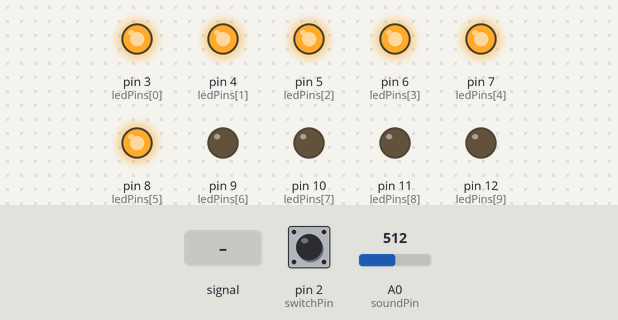
Bench run of a sketch on a simulated Arduino Uno, built with avr-gcc and run on an emulated ATmega328P. Parts: output pins drawn as LEDs (lit = HIGH). The inputs (shaded band) are chosen by the test bench; at power-on: pin 2 (switchPin) LOW, A0 (soundPin) = 512.

Above: at 1.2 s.
1.3 s: A0 (soundPin) fed a 200 Hz sine of ±81 counts around its level
At 2.3 s:
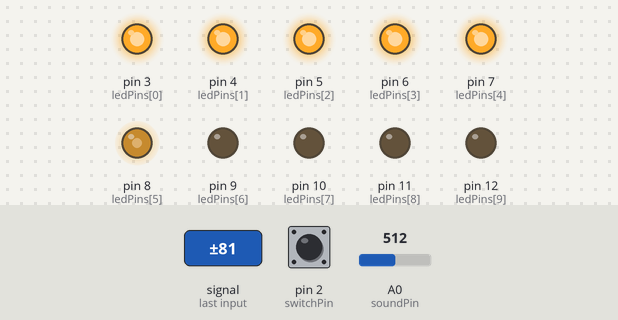
2.8 s: pin 2 (switchPin) pulled HIGH for 3.2 s
At 5.8 s:
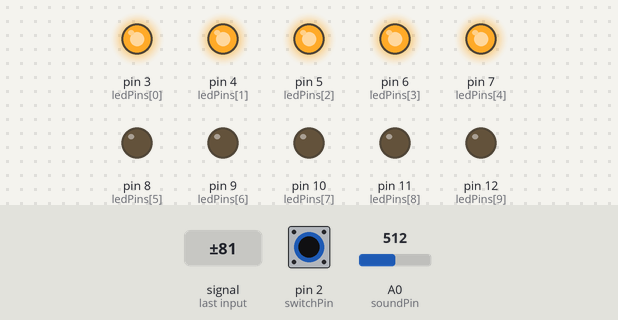
7.5 s: A0 (soundPin) set to 716
At 7.8 s:
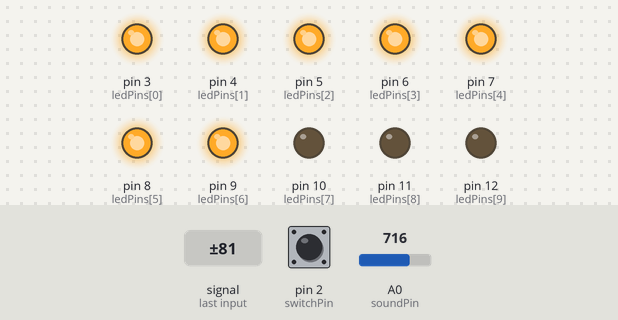
9.0 s: A0 (soundPin) fed a 1000 Hz sine of ±255 counts around its level
At 10.2 s:
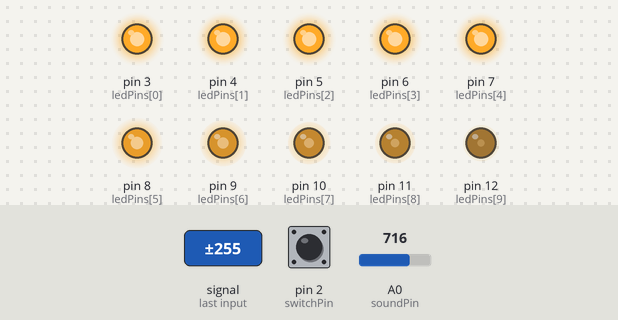
10.5 s: pin 2 (switchPin) pulled HIGH for 0.15 s
At 11.5 s:
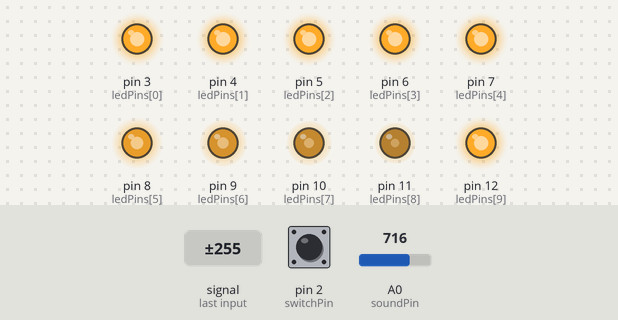
12.2 s: A0 (soundPin) fed a 2 Hz sine of ±306 counts around its level
At 12.66 s:
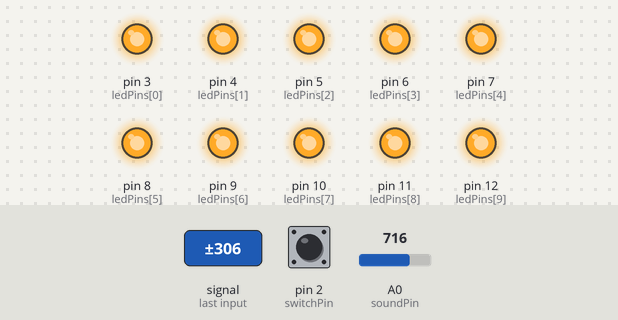
Timing chart, 0 to 16.2 s (numbered marks = the images above; inputs shaded):
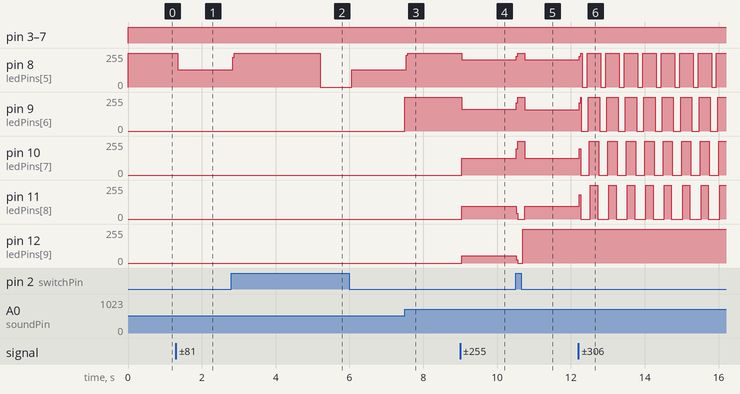

Measured:
- after the input at 1.3 s, pin 8 (ledPins[5]): 255/255 → 128/255 after 0.05 s
- after the input at 2.8 s, pin 8 (ledPins[5]): 128/255 → 255/255 at once, → 0/255 2.4 s later, → 128/255 0.85 s later
- after the input at 7.5 s, pin 8 (ledPins[5]): 128/255 → 255/255 at once; pin 9 (ledPins[6]): 0/255 → 255/255 at once
- after the input at 9.0 s, pin 8 (ledPins[5]): 255/255 → 205/255 at once; pin 9 (ledPins[6]): 255/255 → 163/255 at once; pin 10 (ledPins[7]): 0/255 → 124/255 at once; pin 11 (ledPins[8]): 0/255 → 96/255 at once; pin 12 (ledPins[9]): 0/255 → 55/255 at once
- after the input at 10.5 s, pin 8 (ledPins[5]): 205/255 → 255/255 at once, → 203/255 0.22 s later; pin 9 (ledPins[6]): 163/255 → 255/255 at once, → 160/255 0.22 s later
- after the input at 12.2 s, pin 10 (ledPins[7]): 126/255 → 198/255 at once, then repeats every 0.49 s: 0/255 0.24 s, 255/255 0.25 s; pin 11 (ledPins[8]): 94/255 → 183/255 at once, then repeats every 0.46 s: 0/255 0.27 s, 255/255 0.20 s

The sketch:

test_vu_meter.ino
```cpp
    int ledPins[] = {3, 4, 5, 6, 7, 8, 9, 10, 11, 12};

    int switchPin = 2;

    int soundPin = 0;

    boolean showPeak = false;

    int peakValue = 0;

    void setup()

    {

    for (int i = 0; i < 10; i++)

    {

    pinMode(ledPins[i], OUTPUT);

    }

    pinMode(switchPin, INPUT);

    }

    void loop()

    {

    if (digitalRead(switchPin))

    {

    showPeak = ! showPeak;

    peakValue = 0;

    delay(200); // debounce switch

    }

    int value = analogRead(soundPin);

    int topLED = map(value, 0, 1023, 0, 10) ;

    if (topLED > peakValue)

    {

    peakValue = topLED;

    }

    for (int i = 0; i < 10; i++)

    {

    digitalWrite(ledPins[i], (i <= topLED || (showPeak && i == peakValue)));

    }

    }
```
